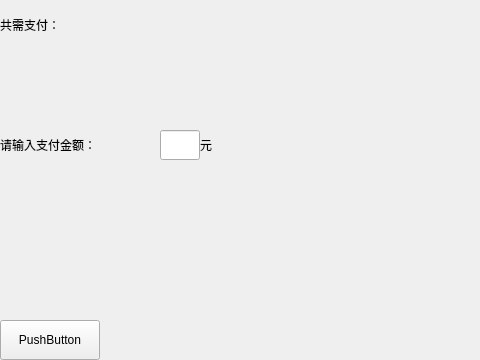
<?xml version="1.0" encoding="UTF-8"?>
<ui version="4.0">
 <class>payTic</class>
 <widget class="QWidget" name="payTic">
  <property name="geometry">
   <rect>
    <x>0</x>
    <y>0</y>
    <width>480</width>
    <height>360</height>
   </rect>
  </property>
  <property name="windowTitle">
   <string>Form</string>
  </property>
  <widget class="QPushButton" name="backBtn">
   <property name="geometry">
    <rect>
     <x>0</x>
     <y>320</y>
     <width>100</width>
     <height>40</height>
    </rect>
   </property>
   <property name="text">
    <string>PushButton</string>
   </property>
  </widget>
  <widget class="QLabel" name="AllpayLb">
   <property name="geometry">
    <rect>
     <x>0</x>
     <y>0</y>
     <width>100</width>
     <height>50</height>
    </rect>
   </property>
   <property name="text">
    <string>共需支付：</string>
   </property>
  </widget>
  <widget class="QLabel" name="MypayLb">
   <property name="geometry">
    <rect>
     <x>0</x>
     <y>120</y>
     <width>160</width>
     <height>50</height>
    </rect>
   </property>
   <property name="text">
    <string>请输入支付金额：</string>
   </property>
  </widget>
  <widget class="QLineEdit" name="lineEdit">
   <property name="geometry">
    <rect>
     <x>160</x>
     <y>130</y>
     <width>40</width>
     <height>30</height>
    </rect>
   </property>
  </widget>
  <widget class="QLabel" name="yuan1">
   <property name="geometry">
    <rect>
     <x>200</x>
     <y>120</y>
     <width>100</width>
     <height>50</height>
    </rect>
   </property>
   <property name="text">
    <string>元</string>
   </property>
  </widget>
 </widget>
 <resources/>
 <connections/>
</ui>
